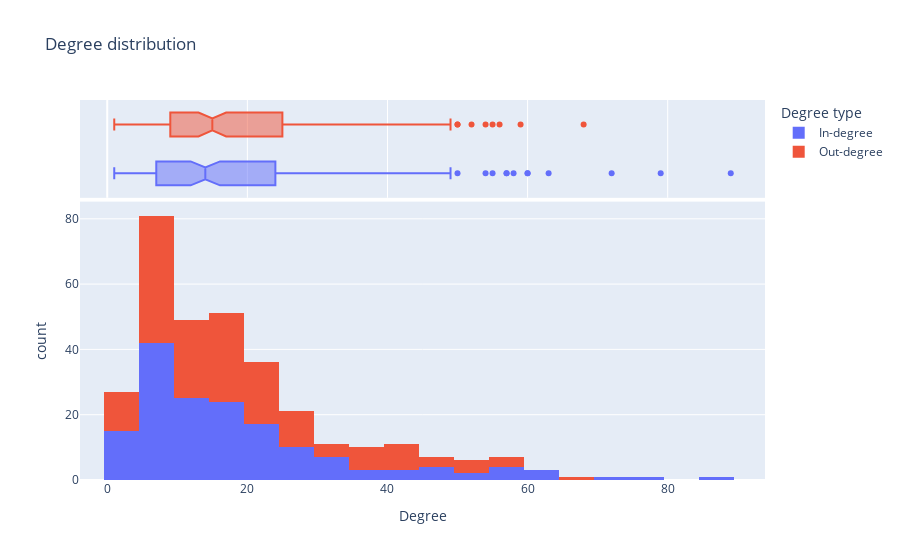

Notebook code cell kept with this figure:
### Markdown cell above
<h2 align = "center"> 1.2 In- and out degree </h2>

We are starting out by examining the degree distribution of the network, as the network is a directed network this would include both the in degree and out degree distribution. The in-degree is the number of inward edges from a node to the given node and vice versa for the out-degree. The degree describes the number of edges, and can contain information describing the characters connectiveness in the network.

### Code cell
in_degrees = [G.in_degree(n) for n in G.nodes()]
out_degrees = [G.out_degree(n) for n in G.nodes()]

df = pd.DataFrame({
    "Degree" : np.concatenate((in_degrees,out_degrees)),
    "Degree type" : np.concatenate((["In-degree"]*len(in_degrees), ["Out-degree"]*len(out_degrees))),
})

#Compute in- and out degree of nodes having role == Ally
in_degrees = [[n,G.in_degree(n)] for n, d in G.nodes(data = True)]
out_degrees= [[n,G.out_degree(n)] for n, d in G.nodes(data = True)]

#Sort and select only top 5 most connected:
top5_in_degrees = sorted(in_degrees, key = lambda i: i[1], reverse = True)
top5_out_degrees= sorted(out_degrees, key = lambda i: i[1], reverse = True)

fig = px.histogram(df, x="Degree",color = 'Degree type', marginal="box", title = "Degree distribution")
fig.show()

### Figure 1 — Plotly figure (JSON) as saved in the notebook; plotly's stock layout.template omitted (floating-point values rounded to 4 significant figures; data arrays with more than 128 entries replaced by an {"elided": "..."} marker saying what was removed)
{"data": [{"alignmentgroup": "True", "bingroup": "x", "hovertemplate": "Degree type=In-degree<br>Degree=%{x}<br>count=%{y}<extra></extra>", "legendgroup": "In-degree", "marker": {"color": "#636efa", "pattern": {"shape": ""}}, "name": "In-degree", "offsetgroup": "In-degree", "orientation": "v", "showlegend": true, "type": "histogram", "x": {"elided": "162 int values"}, "xaxis": "x", "yaxis": "y"}, {"alignmentgroup": "True", "hovertemplate": "Degree type=In-degree<br>Degree=%{x}<extra></extra>", "legendgroup": "In-degree", "marker": {"color": "#636efa"}, "name": "In-degree", "notched": true, "offsetgroup": "In-degree", "showlegend": false, "type": "box", "x": {"elided": "162 int values"}, "xaxis": "x2", "yaxis": "y2"}, {"alignmentgroup": "True", "bingroup": "x", "hovertemplate": "Degree type=Out-degree<br>Degree=%{x}<br>count=%{y}<extra></extra>", "legendgroup": "Out-degree", "marker": {"color": "#EF553B", "pattern": {"shape": ""}}, "name": "Out-degree", "offsetgroup": "Out-degree", "orientation": "v", "showlegend": true, "type": "histogram", "x": {"elided": "162 int values"}, "xaxis": "x", "yaxis": "y"}, {"alignmentgroup": "True", "hovertemplate": "Degree type=Out-degree<br>Degree=%{x}<extra></extra>", "legendgroup": "Out-degree", "marker": {"color": "#EF553B"}, "name": "Out-degree", "notched": true, "offsetgroup": "Out-degree", "showlegend": false, "type": "box", "x": {"elided": "162 int values"}, "xaxis": "x2", "yaxis": "y2"}], "layout": {"barmode": "relative", "legend": {"title": {"text": "Degree type"}, "tracegroupgap": 0}, "title": {"text": "Degree distribution"}, "xaxis": {"anchor": "y", "domain": [0, 1], "title": {"text": "Degree"}}, "xaxis2": {"anchor": "y2", "domain": [0, 1], "matches": "x", "showgrid": true, "showticklabels": false}, "yaxis": {"anchor": "x", "domain": [0, 0.7326], "title": {"text": "count"}}, "yaxis2": {"anchor": "x2", "domain": [0.7426, 1], "matches": "y2", "showgrid": false, "showline": false, "showticklabels": false, "ticks": ""}}}
